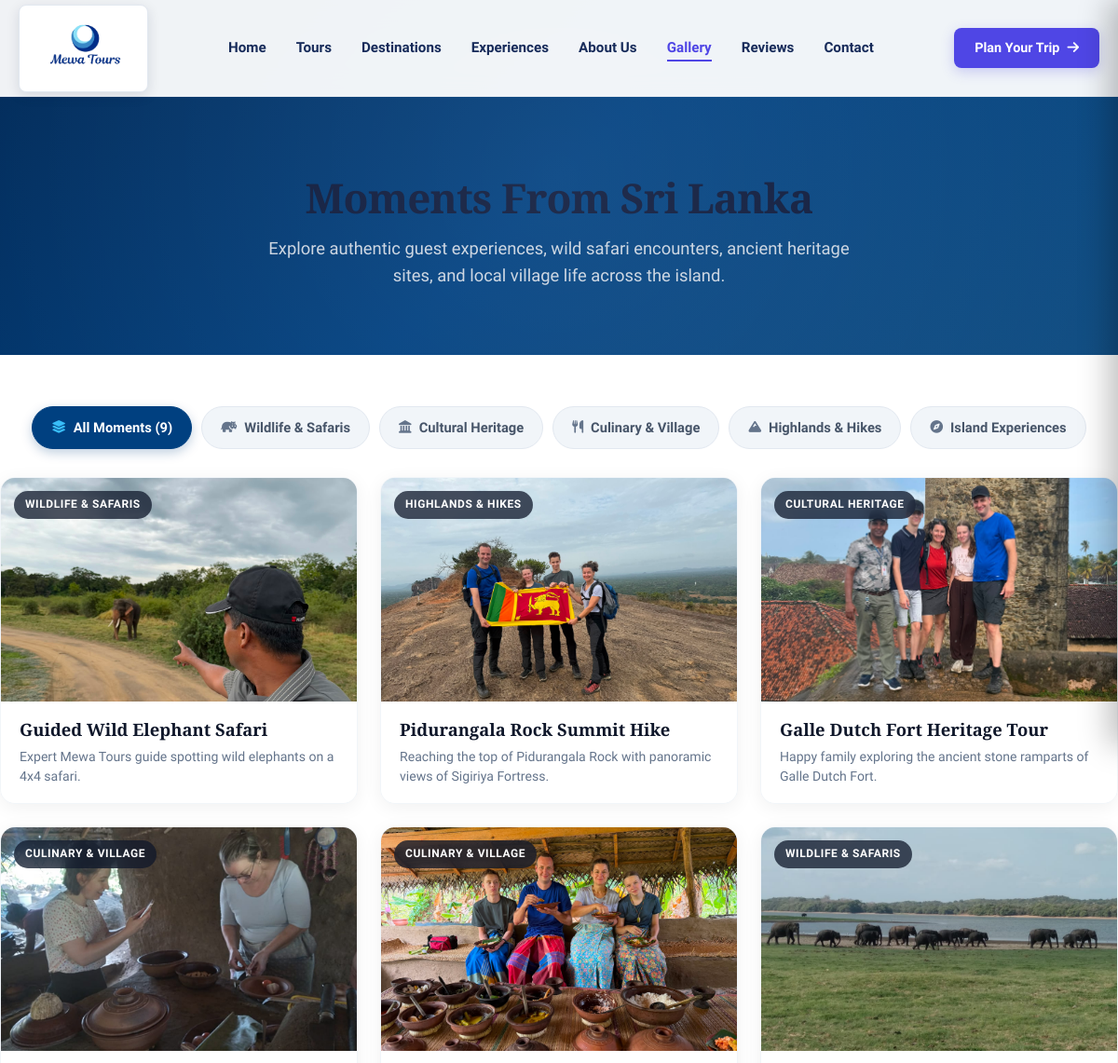
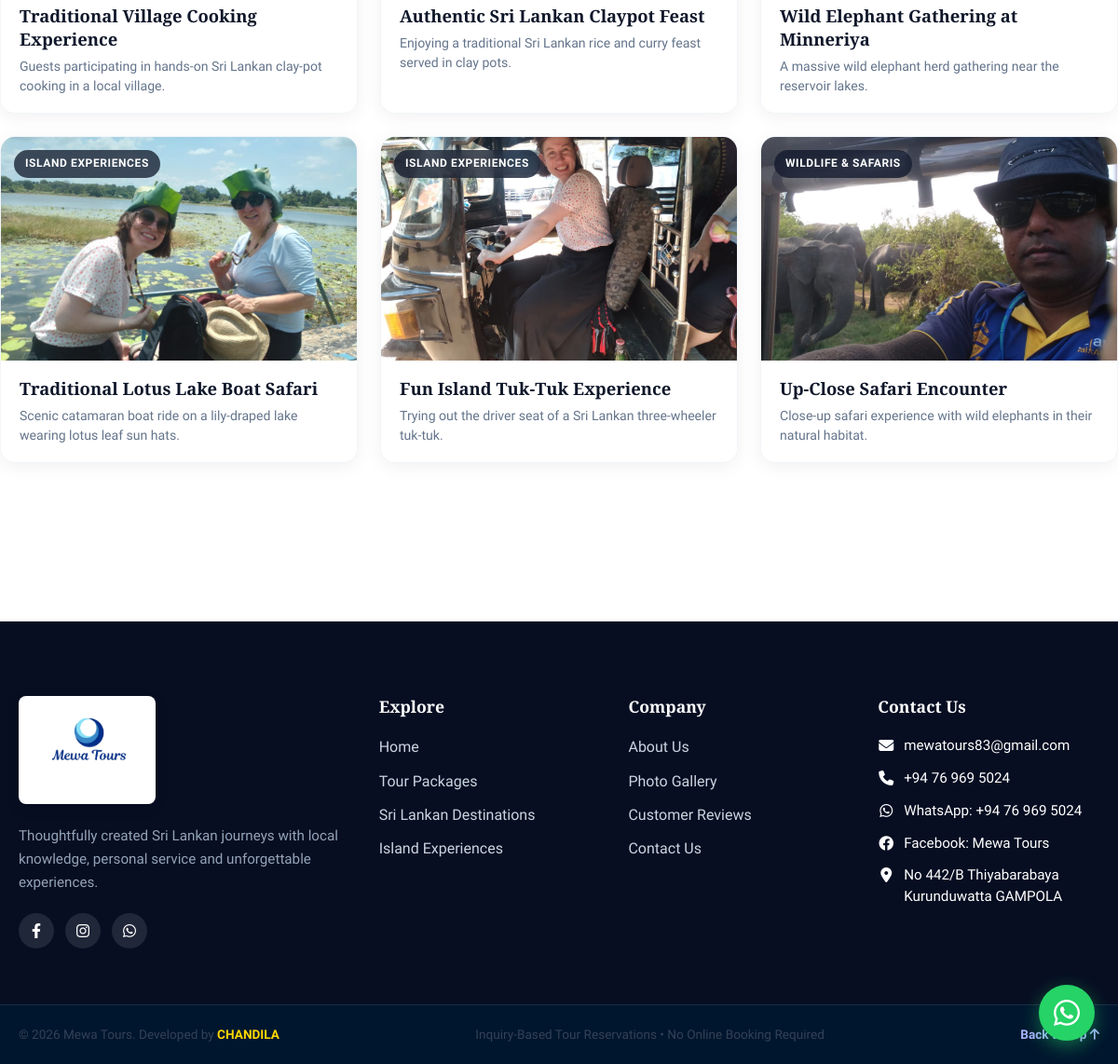
/gallery.php, run on the app's committed database (2 pictures, top to bottom).
### tables this page shows
CREATE TABLE `gallery_items` (
  `id` bigint(20) unsigned NOT NULL AUTO_INCREMENT,
  `title` varchar(150) DEFAULT NULL,
  `image` varchar(255) NOT NULL,
  `category` varchar(50) NOT NULL DEFAULT 'general',
  `alt_text` varchar(255) DEFAULT NULL,
  `status` enum('ACTIVE','INACTIVE') NOT NULL DEFAULT 'ACTIVE',
  `display_order` int(11) NOT NULL DEFAULT 0,
  `created_at` timestamp NOT NULL DEFAULT current_timestamp(),
  PRIMARY KEY (`id`),
  KEY `idx_gallery_status` (`status`),
  KEY `idx_gallery_category` (`category`)
);

### helpers/view_helper.php (called while the page is built, shortened)
<?php
if (!function_exists('render_view')) {
    function render_view(string $viewPath, array $data = []): void
    {
        $filePath = ROOT_PATH . '/views/' . ltrim($viewPath, '/') . '.php';
        extract($data);
        require $filePath;
    }
}

### controllers/GalleryController.php (called while the page is built, shortened)
<?php
class GalleryController
{
    private GalleryBLL $galleryBLL;
    public function __construct()
    {
        $this->galleryBLL = new GalleryBLL();
    }
    public function index(): void
    {
        $items = $this->galleryBLL->getActiveGalleryItems();
        render_view('client/gallery', [
            'page_title' => 'Photo Gallery - Mewa Tours Sri Lanka',
            'gallery_items' => $items
        ]);
    }
}

### gallery.php (called while the page is built, shortened)
<?php
require_once __DIR__ . '/config/init.php';
$controller = new GalleryController();
$controller->index();

### dal/GalleryDAL.php (called while the page is built, shortened)
<?php
class GalleryDAL
{
    private PDO $db;
    public function __construct()
    {
        $this->db = Database::getConnection();
    }
    public function getAllItems(bool $onlyActive = true): array
    {
        $sql = "SELECT * FROM gallery_items";
        if ($onlyActive) {
            $sql .= " WHERE status = 'ACTIVE'";
        }
        $sql .= " ORDER BY display_order ASC, created_at DESC";
        $stmt = $this->db->prepare($sql);
        $stmt->execute();
        return $stmt->fetchAll();
    }
}

### config/db.php (called while the page is built, shortened)
<?php
class Database
{
    private static ?PDO $instance = null;
    public static function getConnection(): PDO
    {
        if (self::$instance === null) {
            $localConfig = [];
            $localConfigFile = __DIR__ . '/local.php';
            $host = getenv('DB_HOST') ?: ($localConfig['db_host'] ?? self::HOST);
            $port = getenv('DB_PORT') ?: ($localConfig['db_port'] ?? self::PORT);
            $dbName = getenv('DB_NAME') ?: ($localConfig['db_name'] ?? self::DB_NAME);
            $user = getenv('DB_USER') ?: ($localConfig['db_user'] ?? self::USER);
            $pass = getenv('DB_PASS') !== false ? getenv('DB_PASS') : ($localConfig['db_pass'] ?? self::PASS);
            $charset = getenv('DB_CHARSET') ?: ($localConfig['db_charset'] ?? self::CHARSET);
            $dsn = sprintf(
                'mysql:host=%s;port=%s;dbname=%s;charset=%s',
                $host,
                $port,
                $dbName,
                $charset
            );
            $options = [
                PDO::ATTR_ERRMODE => PDO::ERRMODE_EXCEPTION,
                PDO::ATTR_DEFAULT_FETCH_MODE => PDO::FETCH_ASSOC,
                PDO::ATTR_EMULATE_PREPARES => false,
                PDO::MYSQL_ATTR_INIT_COMMAND => "SET NAMES utf8mb4 COLLATE utf8mb4_unicode_ci"
            ];
            try {
                self::$instance = new PDO($dsn, $user, $pass, $options);
            } catch (PDOException $e) {
                if ($e->getCode() === 1049 || strpos($e->getMessage(), 'Unknown database') !== false) {
                    self::autoCreateAndSeedDatabase($options);
                    self::$instance = new PDO($dsn, $user, $pass, $options);
                } else {
                    error_log('Database Connection Error: ' . $e->getMessage());
                    throw new Exception('Database connection failed. Please ensure MySQL is running in XAMPP control panel.');
                }
            }
        }
        return self::$instance;
    }
}

### bll/GalleryBLL.php (called while the page is built, shortened)
<?php
class GalleryBLL
{
    private GalleryDAL $galleryDAL;
    public function __construct()
    {
        $this->galleryDAL = new GalleryDAL();
    }
    public function getActiveGalleryItems(): array
    {
        $items = $this->galleryDAL->getAllItems(true);
        return $items;
    }
}

### config/init.php (called while the page is built, shortened)
<?php
$appConfig = require_once __DIR__ . '/app.php';
spl_autoload_register(function (string $className) {
    $directories = [
        ROOT_PATH . '/controllers/',
        ROOT_PATH . '/bll/',
        ROOT_PATH . '/dal/',
        ROOT_PATH . '/services/'
    ];
    foreach ($directories as $directory) {
        $file = $directory . $className . '.php';
        if (file_exists($file)) {
            return;
        }
    }
});
require_once __DIR__ . '/db.php';
require_once ROOT_PATH . '/helpers/url_helper.php';
require_once ROOT_PATH . '/helpers/security_helper.php';
require_once ROOT_PATH . '/helpers/view_helper.php';

### helpers/security_helper.php (called while the page is built, shortened)
<?php
if (!function_exists('e')) {
    function e(?string $value): string
    {
        return htmlspecialchars($value ?? '', ENT_QUOTES, 'UTF-8');
    }
}

### helpers/url_helper.php (called while the page is built, shortened)
<?php
if (!function_exists('base_url')) {
    function base_url(string $path = ''): string
    {
        static $baseUrl = null;
        if ($baseUrl === null) {
            $config = require ROOT_PATH . '/config/app.php';
            $baseUrl = rtrim($config['base_url'] ?? '/mewatours', '/');
        }
        $cleanPath = ltrim($path, '/');
        return $cleanPath === '' ? $baseUrl . '/' : $baseUrl . '/' . $cleanPath;
    }
}
if (!function_exists('asset_url')) {
    function asset_url(string $path = ''): string
    {
        $cleanPath = ltrim($path, '/');
        $url = base_url('assets/' . $cleanPath);
        $filePath = ROOT_PATH . '/assets/' . $cleanPath;
        if (file_exists($filePath)) {
            $url .= '?v=' . filemtime($filePath);
        }
        return $url;
    }
}

### config/app.php (called while the page is built, shortened)
<?php
return [
    'app_name' => 'Mewa Tours',
    'app_env' => 'development',
    'base_url' => '/mewatours',
    'timezone' => 'Asia/Colombo',
    'whatsapp' => [
        'number' => '94769695024',
        'default_message' => 'Hello Mewa Tours, I would like to inquire about your Sri Lanka tour packages.'
    ],
    'company' => [
        'name' => 'Mewa Tours Sri Lanka',
        'email' => 'mewatours83@gmail.com',
        'phone' => '+94 76 969 5024',
        'address' => 'No 442/B Thiyabarabaya Kurunduwatta GAMPOLA',
        'facebook' => 'https://www.facebook.com/share/1CeW5nqxg8/',
        'operating_hours' => '8:00 AM - 8:00 PM (IST)'
    ],
    'upload' => [
        'max_size' => 10 * 1024 * 1024,
        'allowed_mimes' => ['image/jpeg', 'image/png', 'image/webp'],
        'allowed_extensions' => ['jpg', 'jpeg', 'png', 'webp'],
        'path' => __DIR__ . '/../assets/images/uploads/'
    ],
    'session' => [
        'lifetime' => 7200,
        'name' => 'MEWA_SESS_ID'
    ]
];

### views/client/gallery.php (the view, shortened to what this page needs)
<?php
$categoryLabels = [
    'all' => 'All Moments',
    'wildlife' => 'Wildlife & Safaris',
    'culture' => 'Cultural Heritage',
    'culinary' => 'Culinary & Village',
    'highlands' => 'Highlands & Hikes',
    'experiences' => 'Island Experiences'
];
?>
<section class="gallery-hero">
    <div class="container">
        <h1 class="gallery-hero-title">Moments From Sri Lanka</h1>
        <p class="gallery-hero-subtitle">
            Explore authentic guest experiences, wild safari encounters, ancient heritage sites, and local village life across the island.
        </p>
    </div>
</section>
<div class="container" style="padding: 20px 0 60px 0;">
    <div class="gallery-filter-wrapper">
        <button class="filter-btn active" data-filter="all">
            <i class="fa-solid fa-layer-group"></i> All Moments (<?= count($gallery_items ?? []) ?>)
        </button>
        <button class="filter-btn" data-filter="wildlife">
            <i class="fa-solid fa-hippo"></i> Wildlife & Safaris
        </button>
        <button class="filter-btn" data-filter="culture">
            <i class="fa-solid fa-landmark"></i> Cultural Heritage
        </button>
        <button class="filter-btn" data-filter="culinary">
            <i class="fa-solid fa-utensils"></i> Culinary & Village
        </button>
        <button class="filter-btn" data-filter="highlands">
            <i class="fa-solid fa-mountain"></i> Highlands & Hikes
        </button>
        <button class="filter-btn" data-filter="experiences">
            <i class="fa-solid fa-compass"></i> Island Experiences
        </button>
    </div>
    <?php if (empty($gallery_items)): ?>
        <div style="text-align: center; padding: 60px 20px; background: #f8fafc; border-radius: 16px; border: 1px dashed #cbd5e1;">
            <i class="fa-solid fa-images" style="font-size: 3rem; color: #94a3b8; margin-bottom: 15px;"></i>
            <h3 style="color: #334155; font-weight: 600;">No Gallery Photos Available</h3>
            <p style="color: #64748b;">Check back soon for new travel highlights from Sri Lanka.</p>
        </div>
    <?php else: ?>
        <div class="gallery-grid-container" id="galleryGrid">
            <?php foreach ($gallery_items as $index => $item): ?>
                <?php
                    $img = $item['image'];
                    if (strpos($img, 'http') === 0) {
                        $imgUrl = $img;
                    } elseif (strpos($img, '/') !== false) {
                        $imgUrl = asset_url('images/' . ltrim($img, '/'));
                    } else {
                        $imgUrl = asset_url('images/Gallery/' . $img);
                    }
                    $cat = strtolower($item['category'] ?? 'experiences');
                    $badgeName = $categoryLabels[$cat] ?? ucfirst($cat);
                    $title = $item['title'] ?? 'Mewa Tours Moment';
                    $desc = $item['description'] ?? $item['alt_text'] ?? 'Authentic travel experience in Sri Lanka with Mewa Tours.';
                ?>
                <div class="gallery-card"
                     data-category="<?= e($cat) ?>"
                     data-full-img="<?= e($imgUrl) ?>"
                     data-title="<?= e($title) ?>"
                     data-desc="<?= e($desc) ?>">
                    <div class="gallery-card-img-wrapper">
                        <span class="gallery-category-badge"><?= e($badgeName) ?></span>
                    </div>
                    <div class="gallery-card-content">
                        <h3 class="gallery-card-title"><?= e($title) ?></h3>
                        <p class="gallery-card-desc"><?= e($desc) ?></p>
                    </div>
                </div>
            <?php endforeach; ?>
        </div>
    <?php endif; ?>
</div>

### assets/css/variables.css (style rules this page uses)
:root { --brand-blue: #4f46e5; --brand-blue-hover: #3730a3; --brand-blue-soft: #eef2ff; --brand-blue-accent: #6366f1; --brand-coral: #ff7f50; --brand-coral-hover: #e0663b; --whatsapp-green: #25d366; --whatsapp-green-hover: #128c7e; --deep-navy: #0e1b3d; --navy-800: #172b5a; --navy-700: #1e3a8a; --navy-50: #f0f4ff; --text-heading: #0e1b3d; --text-primary: #172b5a; --text-secondary: #334155; --text-muted: #64748b; --text-light: #ffffff; --bg-white: #ffffff; --bg-warm: #fdfbf7; --bg-light: #f8fafc; --bg-card: #ffffff; --border-light: #e2e8f0; --border-hover: #cbd5e1; --font-heading: 'Playfair Display', Georgia, serif; --font-sans: 'Plus Jakarta Sans', 'Inter', -apple-system, BlinkMacSystemFont, sans-serif; --shadow-sm: 0 4px 12px rgba(14, 27, 61, 0.05); --shadow-md: 0 12px 32px rgba(14, 27, 61, 0.08); --shadow-lg: 0 24px 50px rgba(14, 27, 61, 0.12); --shadow-hover: 0 20px 40px rgba(79, 70, 229, 0.15); --radius-sm: 8px; --radius-md: 14px; --radius-lg: 22px; --container-width: 1240px; --transition: all 0.3s cubic-bezier(0.16, 1, 0.3, 1); }

### assets/css/global.css (style rules this page uses)
.container { width: 100%; max-width: 1200px; margin: 0 auto; padding: 0 20px; }

### assets/css/gallery.css (style rules this page uses)
.gallery-hero { position: relative; background: linear-gradient(135deg, #002855 0%, #004080 50%, #0f4c81 100%); padding: 185px 0 70px 0; color: #ffffff; text-align: center; overflow: hidden; }
.gallery-hero::before { content: ''; position: absolute; top: -50%; left: -50%; width: 200%; height: 200%; background: radial-gradient(circle, rgba(255, 255, 255, 0.08) 0%, transparent 60%); pointer-events: none; }
.gallery-hero-title { font-family: var(--font-heading, 'Playfair Display', Georgia, serif); font-size: 2.75rem; font-weight: 700; letter-spacing: -0.02em; margin-bottom: 12px; }
.gallery-hero-subtitle { font-size: 1.15rem; color: #cbd5e1; max-width: 650px; margin: 0 auto; line-height: 1.6; }
.gallery-filter-wrapper { display: flex; justify-content: center; align-items: center; flex-wrap: wrap; gap: 10px; margin: 35px 0 30px 0; }
.filter-btn { background: #f1f5f9; color: #475569; border: 1px solid #e2e8f0; padding: 10px 20px; border-radius: 30px; font-size: 0.92rem; font-weight: 600; cursor: pointer; transition: all 0.25s ease; display: inline-flex; align-items: center; gap: 8px; }
.filter-btn i { font-size: 0.85rem; color: #64748b; transition: color 0.25s ease; }
.filter-btn.active { background: #004080; color: #ffffff; border-color: #004080; box-shadow: 0 4px 12px rgba(0, 64, 128, 0.25); }
.filter-btn.active i { color: #38bdf8; }
.gallery-grid-container { display: grid; grid-template-columns: repeat(auto-fill, minmax(320px, 1fr)); gap: 24px; margin-bottom: 50px; }
.gallery-card { position: relative; background: #ffffff; border-radius: 16px; overflow: hidden; box-shadow: 0 4px 20px rgba(0, 0, 0, 0.06); border: 1px solid #f1f5f9; transition: transform 0.35s cubic-bezier(0.165, 0.84, 0.44, 1), box-shadow 0.35s ease; cursor: pointer; display: flex; flex-direction: column; }
.gallery-card-img-wrapper { position: relative; width: 100%; height: 240px; overflow: hidden; background: #e2e8f0; }
.gallery-category-badge { position: absolute; top: 14px; left: 14px; background: rgba(15, 23, 42, 0.75); backdrop-filter: blur(8px); color: #ffffff; font-size: 0.75rem; font-weight: 600; text-transform: uppercase; letter-spacing: 0.05em; padding: 5px 12px; border-radius: 20px; z-index: 2; }
.gallery-card-content { padding: 18px 20px; display: flex; flex-direction: column; gap: 6px; flex-grow: 1; background: #ffffff; }
.gallery-card-title { font-family: var(--font-heading, 'Playfair Display', Georgia, serif); font-size: 1.15rem; font-weight: 700; color: #0f172a; line-height: 1.35; margin: 0; }
.gallery-card-desc { font-size: 0.88rem; color: #64748b; line-height: 1.5; margin: 0; display: -webkit-box; -webkit-line-clamp: 2; -webkit-box-orient: vertical; overflow: hidden; }

### data on the page
gallery_items: category "WILDLIFE & SAFARIS", title "Guided Wild Elephant Safari", alt_text "Expert Mewa Tours guide spotting wild elephants on a 4x4 safari."
gallery_items: category "HIGHLANDS & HIKES", title "Pidurangala Rock Summit Hike", alt_text "Reaching the top of Pidurangala Rock with panoramic views of Sigiriya Fortress."
gallery_items: category "CULTURAL HERITAGE", title "Galle Dutch Fort Heritage Tour", alt_text "Happy family exploring the ancient stone ramparts of Galle Dutch Fort."
gallery_items: category "CULINARY & VILLAGE", title "Traditional Village Cooking Experience", alt_text "Guests participating in hands-on Sri Lankan clay-pot cooking in a local village."
gallery_items: category "CULINARY & VILLAGE", title "Authentic Sri Lankan Claypot Feast", alt_text "Enjoying a traditional Sri Lankan rice and curry feast served in clay pots."
gallery_items: category "WILDLIFE & SAFARIS", title "Wild Elephant Gathering at Minneriya", alt_text "A massive wild elephant herd gathering near the reservoir lakes."
gallery_items: category "ISLAND EXPERIENCES", title "Traditional Lotus Lake Boat Safari", alt_text "Scenic catamaran boat ride on a lily-draped lake wearing lotus leaf sun hats."
gallery_items: category "ISLAND EXPERIENCES", title "Fun Island Tuk-Tuk Experience", alt_text "Trying out the driver seat of a Sri Lankan three-wheeler tuk-tuk."
gallery_items: category "WILDLIFE & SAFARIS", title "Up-Close Safari Encounter", alt_text "Close-up safari experience with wild elephants in their natural habitat."

### other printed values
count($gallery_items ?? []) "9"
$config['company']['email'] "mewatours83@gmail.com"
$config['company']['phone'] "+94 76 969 5024"
$config['company']['address'] "No 442/B Thiyabarabaya Kurunduwatta GAMPOLA"
